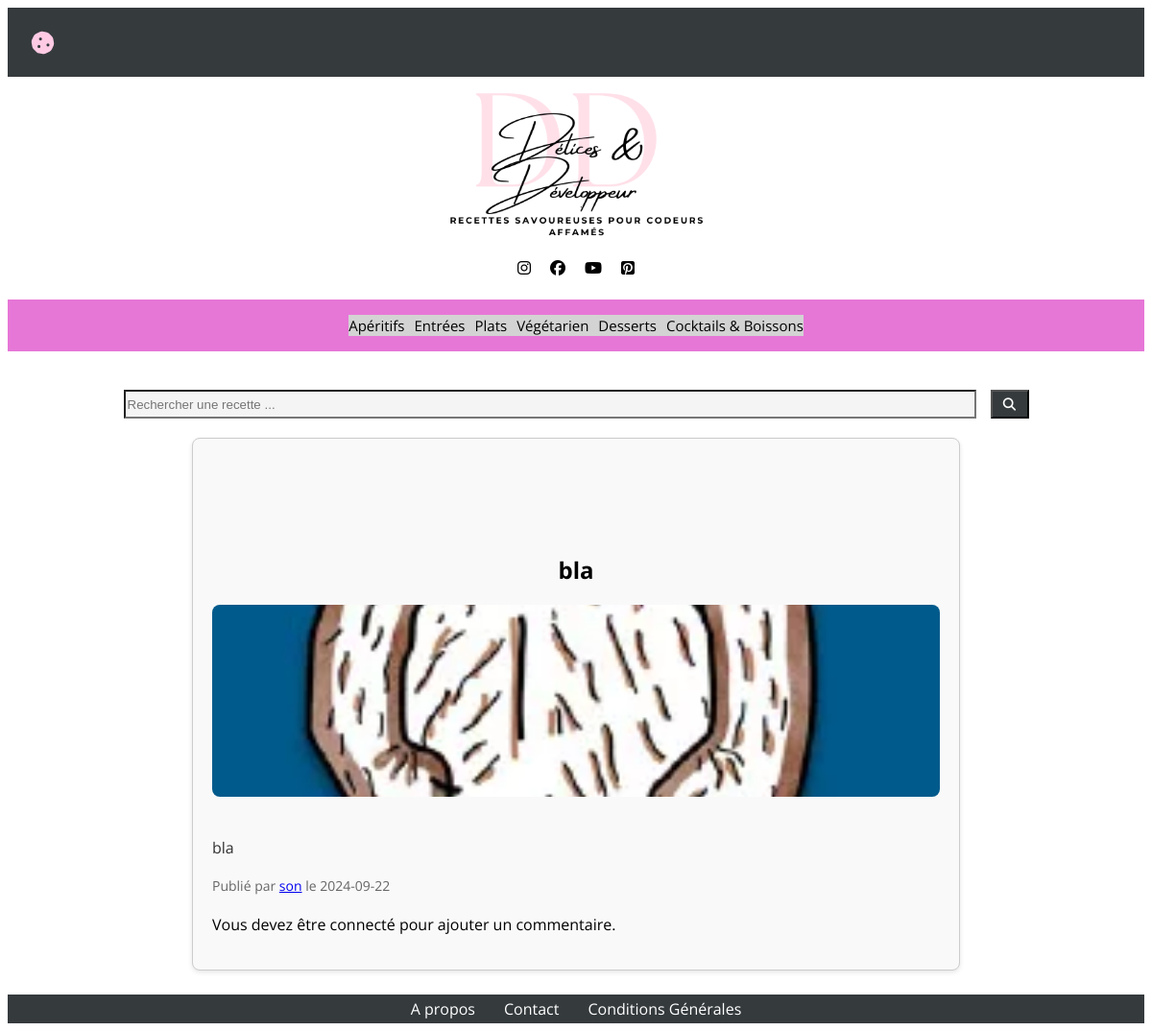
The page /showarticle.php?id_article=7 on the database its author committed.
### tables this page shows
CREATE TABLE `article` (
  `id_article` int NOT NULL,
  `titre` varchar(250) NOT NULL,
  `contenu` text NOT NULL,
  `date_publication` date NOT NULL,
  `id_auteur` int NOT NULL,
  `image` varchar(250) NOT NULL,
  `id_utilisateur` int NOT NULL,
  `id_categorie` int NOT NULL
);

CREATE TABLE `utilisateur` (
  `id_utilisateur` int NOT NULL,
  `nom` varchar(250) NOT NULL,
  `email` varchar(250) NOT NULL,
  `mdp` varchar(60) NOT NULL,
  `role` varchar(250) NOT NULL DEFAULT '0',
  `prenom` varchar(250) NOT NULL
);

### functions.php (called while the page is built, shortened)
<?php
function getAuthorById($idUtilisateur)
{
    $dbh = dbconnect();
    $stmt = $dbh->prepare("SELECT nom, prenom FROM utilisateur WHERE id_utilisateur = :id_utilisateur");
    $stmt->execute([':id_utilisateur' => $idUtilisateur]);
    return $stmt->fetch(PDO::FETCH_ASSOC);
}
function getArticleById($idArticle)
{
    $dbh = dbconnect();
    $stmt = $dbh->prepare("SELECT * FROM article WHERE id_article = :id_article");
    $stmt->bindParam(':id_article', $idArticle);
    $stmt->execute();
    return $stmt->fetch(PDO::FETCH_ASSOC);
}

### showarticle.php (the view, shortened to what this page needs)
<?php
require_once 'functions.php';
require_once 'partials/header.php';
if (isset($_GET['id_article'])) {
    $id_article = $_GET['id_article'];
    $article = getArticleById($id_article);
    if ($article) {
        $auteur = getAuthorById($article['id_utilisateur']);
        echo '<div class="article-container">';
        echo '<h1 class="article-title">' . htmlspecialchars($article['titre']) . '</h1>';
        if (!empty($article['image'])) {
            echo '<img src="' . htmlspecialchars($article['image']) . '" alt="Image de l\'article" class="article-image">';
        }
        echo '<p class="article-content">' . nl2br(htmlspecialchars($article['contenu'])) . '</p>';
        echo '<p class="article-meta">Publié par  <a href="author_articles.php?prenom=' . htmlspecialchars($auteur['prenom']) . '">' . htmlspecialchars($auteur['prenom']) . '</a>
 le ' . htmlspecialchars($article['date_publication']) . '</p>';
        if (isset($_SESSION['utilisateur'])) {
            echo '<div class="comment-form">';
            echo '<h3>Ajouter un commentaire</h3>';
            echo '<form action="" method="post">
                    <input type="hidden" name="id_article" value="' . htmlspecialchars($id_article) . '">
                    <input type="text" name="commentaire" placeholder="Votre commentaire" required>
                    <input type="submit" value="Publier">
                  </form>';
            echo '</div>';
        } else {
            echo '<p>Vous devez être connecté pour ajouter un commentaire.</p>';
        }
        echo '</div>';
    } else {
        echo '<p>Article non trouvé.</p>';
    }
} else {
    echo '<p>Aucun article spécifié.</p>';
}
require_once 'partials/footer.php';

### styles.css (style rules this page uses)
body { font-family: "Open Sans", sans-serif; font-optical-sizing: auto; font-weight: weight; font-style: normal; font-variation-settings: "wdth" 100; }
.article-image { width: 100%; height: auto; max-height: 200px; object-fit: cover; border-radius: 4px; margin: 10px 0; }
.article-container { max-width: 800px; margin: 20px auto; padding: 20px; background-color: #f9f9f9; border: 1px solid #ccc; border-radius: 8px; box-shadow: 0 2px 5px rgba(0, 0, 0, 0.1); box-sizing: border-box; }
.article-title { font-size: 24px; margin-bottom: 10px; }
.article-meta { font-size: 14px; color: #666; margin-bottom: 20px; }
.article-image { max-width: 100%; height: auto; border-radius: 8px; margin-bottom: 20px; }
.article-content { font-size: 16px; line-height: 1.6; color: #333; }
h1 { text-align: center; margin-top: 100px; }

### rows shown on the page
article: titre "bla", image (picture), contenu "bla", date_publication "2024-09-22"
utilisateur: prenom "son"
